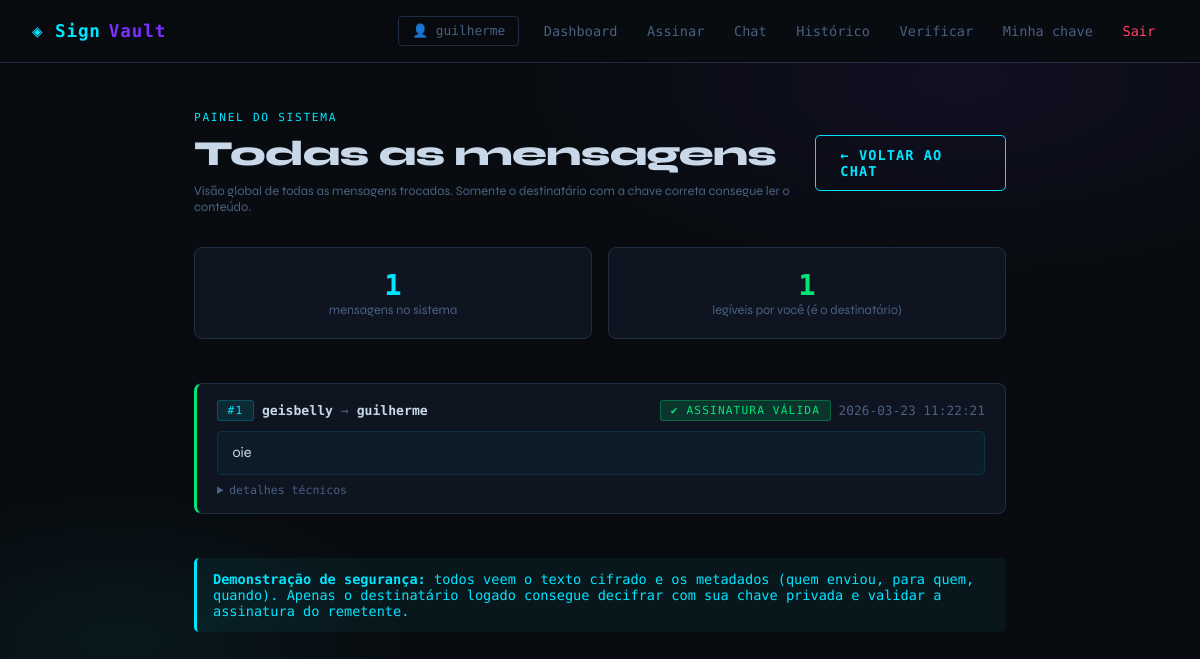
The app's page /chat/admin/todas (signed in) with its own data.
### tables this page shows
CREATE TABLE usuarios (
                id INTEGER PRIMARY KEY AUTOINCREMENT,
                nome TEXT UNIQUE NOT NULL,
                senha TEXT NOT NULL,
                criado_em TEXT NOT NULL
            );

CREATE TABLE mensagens (
                id INTEGER PRIMARY KEY AUTOINCREMENT,
                remetente_id        INTEGER NOT NULL,
                destinatario_id     INTEGER NOT NULL,
                texto_cifrado       TEXT NOT NULL,
                texto_cifrado_rem   TEXT NOT NULL,
                assinatura          TEXT NOT NULL,
                hash_texto          TEXT NOT NULL,
                algoritmo           TEXT NOT NULL DEFAULT 'RSA-OAEP-AES256GCM+PKCS1v15-SHA256',
                enviado_em          TEXT NOT NULL,
                lida                INTEGER NOT NULL DEFAULT 0,
                FOREIGN KEY(remetente_id)    REFERENCES usuarios(id),
                FOREIGN KEY(destinatario_id) REFERENCES usuarios(id)
            );

### app.py (the view, shortened to what this page needs)
@app.route("/chat/admin/todas")
def chat_admin_todas():
    if not login_required():
        return redirect("/login")
    db = get_db()
    msgs_raw = db.execute("""
        SELECT m.*, r.nome as remetente_nome, d.nome as destinatario_nome
        FROM mensagens m
        JOIN usuarios r ON r.id = m.remetente_id
        JOIN usuarios d ON d.id = m.destinatario_id
        ORDER BY m.id DESC
    """).fetchall()
    chave_priv = db.execute(
        "SELECT privada FROM chaves WHERE usuario_id=?", (session["user_id"],)
    ).fetchone()["privada"]
    mensagens = []
    for m in msgs_raw:
        msg = dict(m)
        sou_destinatario = (m["destinatario_id"] == session["user_id"])
        sou_remetente    = (m["remetente_id"]    == session["user_id"])
        if sou_destinatario:
            try:
                msg["texto_claro"] = decifrar_com(m["texto_cifrado"], chave_priv)
                chave_pub_rem = db.execute(
                    "SELECT publica FROM chaves WHERE usuario_id=?", (m["remetente_id"],)
                ).fetchone()["publica"]
                msg["assinatura_valida"] = verificar(msg["texto_claro"], m["assinatura"], chave_pub_rem)
            except Exception:
                msg["texto_claro"] = None
                msg["assinatura_valida"] = None
        else:
            msg["texto_claro"] = None
            msg["assinatura_valida"] = None
        mensagens.append(msg)
    return render_template("chat_admin.html", mensagens=mensagens)

### app.py (called while the page is built)
@app.teardown_appcontext
def close_connection(exception):
    db = getattr(g, "_database", None)
    if db is not None:
        db.close()

def login_required():
    return "user_id" in session

### crypto_utils.py (called while the page is built)
def verificar(texto, assinatura_str, chave_publica_str):
    public_key = serialization.load_pem_public_key(chave_publica_str.encode())
    assinatura = base64.b64decode(assinatura_str)
    try:
        public_key.verify(assinatura, texto.encode(), padding.PKCS1v15(), hashes.SHA256())
        return True
    except Exception:
        return False

def decifrar_com(envelope_b64, chave_privada_str):
    private_key = serialization.load_pem_private_key(
        chave_privada_str.encode(), password=None
    )
    envelope = json.loads(base64.b64decode(envelope_b64).decode())
    aes_key = private_key.decrypt(
        base64.b64decode(envelope["k"]),
        padding.OAEP(
            mgf=padding.MGF1(algorithm=hashes.SHA256()),
            algorithm=hashes.SHA256(),
            label=None
        )
    )
    nonce  = base64.b64decode(envelope["n"])
    ct     = base64.b64decode(envelope["c"])
    aesgcm = AESGCM(aes_key)
    return aesgcm.decrypt(nonce, ct, None).decode()

### database.py (called while the page is built)
def get_db():
    db = getattr(g, "_database", None)
    if db is None:
        db = g._database = sqlite3.connect(DATABASE)
        db.row_factory = sqlite3.Row
    return db

### templates/chat_admin.html (shortened to what this page needs)
{% extends "base.html" %}
{% block content %}
<div class="flex-between" style="margin-bottom:2rem;">
    <div>
        <div class="tag">Painel do sistema</div>
        <h1>Todas as mensagens</h1>
        <p class="muted small">Visão global de todas as mensagens trocadas. Somente o destinatário com a chave correta consegue ler o conteúdo.</p>
    </div>
    <a href="/chat" class="btn btn-secondary">← Voltar ao chat</a>
</div>
{% set total = mensagens|length %}
{% set legiveis = mensagens|selectattr("texto_claro")|list|length %}
<div class="grid2" style="margin-bottom:1.5rem;">
    <div class="card" style="text-align:center; padding:1.25rem;">
        <div style="font-size:1.8rem; font-weight:800; font-family:var(--mono); color:var(--accent);">{{ total }}</div>
        <div class="muted small">mensagens no sistema</div>
    </div>
    <div class="card" style="text-align:center; padding:1.25rem;">
        <div style="font-size:1.8rem; font-weight:800; font-family:var(--mono); color:var(--ok);">{{ legiveis }}</div>
        <div class="muted small">legíveis por você (é o destinatário)</div>
    </div>
</div>
{% if mensagens %}
<div style="display:flex; flex-direction:column; gap:0.75rem;">
{% for m in mensagens %}
<div class="card" style="
    border-left: 3px solid {% if m.texto_claro %}{% if m.assinatura_valida %}var(--ok){% else %}var(--danger){% endif %}{% else %}var(--border){% endif %};
    padding: 1rem 1.25rem;
">
    <div class="flex-between" style="margin-bottom:0.6rem;">
        <div class="flex" style="gap:0.5rem; flex-wrap:wrap;">
            <span class="badge badge-info">#{{ m.id }}</span>
            <span style="font-family:var(--mono); font-size:0.82rem;">
                <strong>{{ m.remetente_nome }}</strong>
                <span class="muted"> → </span>
                <strong>{{ m.destinatario_nome }}</strong>
            </span>
        </div>
        <div class="flex" style="gap:0.5rem;">
            {% if m.texto_claro %}
                {% if m.assinatura_valida %}
                    <span class="badge badge-ok">✔ assinatura válida</span>
                {% else %}
                    <span class="badge badge-err">❌ assinatura inválida</span>
                {% endif %}
            {% else %}
                <span class="badge" style="background:rgba(74,96,128,0.2); color:var(--muted); border:1px solid var(--border);">🔒 cifrado</span>
            {% endif %}
            <span class="muted small mono">{{ m.enviado_em }}</span>
        </div>
    </div>
    {% if m.texto_claro %}
        <div style="background:rgba(0,229,255,0.04); border:1px solid rgba(0,229,255,0.12); border-radius:5px; padding:0.65rem 0.9rem; margin-bottom:0.5rem;">
            <p style="font-size:0.9rem; line-height:1.5; margin:0;">{{ m.texto_claro }}</p>
        </div>
    {% endif %}
    <details style="margin-top:0.25rem;">
        <summary style="font-family:var(--mono); font-size:0.72rem; color:var(--muted); cursor:pointer; user-select:none;">
            detalhes técnicos
        </summary>
    </details>
</div>
{% endfor %}
</div>
{% else %}
<div class="card" style="text-align:center; padding:3rem;">
    <p class="muted">Nenhuma mensagem no sistema ainda.</p>
</div>
{% endif %}
<div class="alert alert-info" style="margin-top:1.5rem;">
    <strong>Demonstração de segurança:</strong> todos veem o texto cifrado e os metadados (quem enviou, para quem, quando). Apenas o destinatário logado consegue decifrar com sua chave privada e validar a assinatura do remetente.
</div>
{% endblock %}

### templates/base.html (shortened to what this page needs)
<!DOCTYPE html>
<html lang="pt-br">
<head>
</head>
<body>
<nav>
    <div class="logo">◈ Sign<span>Vault</span></div>
    <div class="nav-links">
        {% if session.get("user_nome") %}
            <span class="nav-user">👤 {{ session["user_nome"] }}</span>
            <a href="/dashboard">Dashboard</a>
            <a href="/sign">Assinar</a>
            <a href="/chat">Chat</a>
            <a href="/history">Histórico</a>
            <a href="/verify">Verificar</a>
            <a href="/mykey">Minha chave</a>
            <a href="/logout" class="danger">Sair</a>
        {% else %}
            <a href="/login">Login</a>
            <a href="/register">Cadastro</a>
            <a href="/verify">Verificar</a>
            <a href="/test">Testes</a>
            <a href="/test">Testes</a>
        {% endif %}
    </div>
</nav>
<main>
    {% block content %}{% endblock %}
</main>
</body>
</html>

### templates/base.html (style rules this page uses)
:root { --bg: #080c10; --surface: #0e1420; --border: #1e2d42; --accent: #00e5ff; --accent2: #7b2fff; --ok: #00e676; --danger: #ff1744; --text: #c8d8e8; --muted: #4a6080; --mono: 'Space Mono', monospace; --sans: 'Syne', sans-serif; }
* { box-sizing: border-box; margin: 0; padding: 0; }
body { background: var(--bg); color: var(--text); font-family: var(--sans); min-height: 100vh; background-image: radial-gradient(ellipse 60% 40% at 80% 10%, rgba(123,47,255,0.08) 0%, transparent 60%), radial-gradient(ellipse 40% 30% at 10% 80%, rgba(0,229,255,0.06) 0%, transparent 60%); }
nav { display: flex; align-items: center; justify-content: space-between; padding: 1rem 2rem; border-bottom: 1px solid var(--border); background: rgba(8,12,16,0.9); backdrop-filter: blur(12px); position: sticky; top: 0; z-index: 100; }
.logo { font-family: var(--mono); font-weight: 700; font-size: 1.1rem; color: var(--accent); letter-spacing: 0.05em; display: flex; align-items: center; gap: 0.5rem; }
.logo span { color: var(--accent2); }
.nav-links { display: flex; align-items: center; gap: 0.25rem; }
.nav-links a { color: var(--muted); text-decoration: none; font-size: 0.85rem; font-family: var(--mono); padding: 0.4rem 0.8rem; border-radius: 4px; transition: color 0.2s, background 0.2s; }
.nav-user { font-family: var(--mono); font-size: 0.8rem; color: var(--muted); padding: 0.4rem 0.8rem; border: 1px solid var(--border); border-radius: 4px; margin-right: 0.5rem; }
.nav-links a.danger { color: #ff4466; }
main { max-width: 860px; margin: 3rem auto; padding: 0 1.5rem; }
h1, h2, h3 { font-family: var(--sans); font-weight: 800; letter-spacing: -0.02em; }
h1 { font-size: 2.2rem; margin-bottom: 0.5rem; }
.tag { font-family: var(--mono); font-size: 0.7rem; color: var(--accent); letter-spacing: 0.15em; text-transform: uppercase; margin-bottom: 0.5rem; }
.card { background: var(--surface); border: 1px solid var(--border); border-radius: 8px; padding: 1.5rem; margin-bottom: 1.25rem; transition: border-color 0.2s; }
button, .btn { font-family: var(--mono); font-size: 0.85rem; font-weight: 700; letter-spacing: 0.08em; text-transform: uppercase; padding: 0.7rem 1.5rem; border: none; border-radius: 5px; cursor: pointer; text-decoration: none; display: inline-block; transition: all 0.2s; }
.btn-secondary { background: transparent; color: var(--accent); border: 1px solid var(--accent); }
.alert { padding: 0.8rem 1rem; border-radius: 5px; font-family: var(--mono); font-size: 0.85rem; margin-bottom: 1rem; border-left: 3px solid; }
.alert-info { background: rgba(0,229,255,0.05); border-color: var(--accent); color: var(--accent); }
.mono { font-family: var(--mono); }
.muted { color: var(--muted); }
.small { font-size: 0.8rem; }
.badge { font-family: var(--mono); font-size: 0.7rem; padding: 0.2rem 0.6rem; border-radius: 3px; text-transform: uppercase; letter-spacing: 0.1em; }
.badge-ok { background: rgba(0,230,118,0.15); color: var(--ok); border: 1px solid rgba(0,230,118,0.3); }
.badge-info { background: rgba(0,229,255,0.1); color: var(--accent); border: 1px solid rgba(0,229,255,0.2); }
.grid2 { display: grid; grid-template-columns: 1fr 1fr; gap: 1rem; }
a { color: var(--accent); text-decoration: none; }
.flex { display: flex; align-items: center; gap: 0.75rem; }
.flex-between { display: flex; align-items: center; justify-content: space-between; }

### records on screen
usuarios: user_nome "guilherme"
mensagens: id "1", remetente_nome "geisbelly", destinatario_nome "guilherme", enviado_em "2026-03-23 11:22:21", texto_claro "oie"

### other values on screen
{{ total }} "1"
{{ legiveis }} "1"
